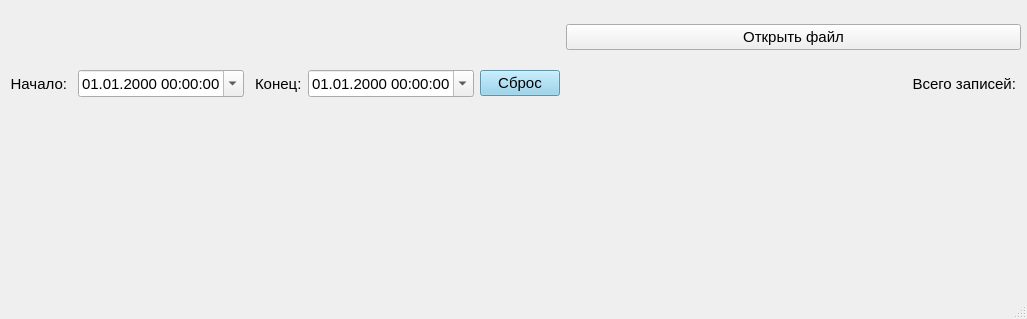
<?xml version="1.0" encoding="UTF-8"?>
<ui version="4.0">
 <class>MainWindow</class>
 <widget class="QMainWindow" name="MainWindow">
  <property name="geometry">
   <rect>
    <x>0</x>
    <y>0</y>
    <width>1027</width>
    <height>319</height>
   </rect>
  </property>
  <property name="sizePolicy">
   <sizepolicy hsizetype="MinimumExpanding" vsizetype="MinimumExpanding">
    <horstretch>0</horstretch>
    <verstretch>0</verstretch>
   </sizepolicy>
  </property>
  <property name="maximumSize">
   <size>
    <width>11777150</width>
    <height>16777215</height>
   </size>
  </property>
  <property name="font">
   <font>
    <pointsize>11</pointsize>
   </font>
  </property>
  <property name="windowTitle">
   <string>MainWindow</string>
  </property>
  <widget class="QWidget" name="centralwidget">
   <widget class="QWidget" name="gridLayoutWidget">
    <property name="geometry">
     <rect>
      <x>10</x>
      <y>10</y>
      <width>1011</width>
      <height>101</height>
     </rect>
    </property>
    <layout class="QGridLayout" name="gridLayout">
     <item row="1" column="2">
      <widget class="QDateTimeEdit" name="dateTimeEdit">
       <property name="enabled">
        <bool>true</bool>
       </property>
       <property name="sizePolicy">
        <sizepolicy hsizetype="Minimum" vsizetype="Fixed">
         <horstretch>0</horstretch>
         <verstretch>0</verstretch>
        </sizepolicy>
       </property>
       <property name="contextMenuPolicy">
        <enum>Qt::DefaultContextMenu</enum>
       </property>
       <property name="toolTipDuration">
        <number>-1</number>
       </property>
       <property name="wrapping">
        <bool>false</bool>
       </property>
       <property name="frame">
        <bool>true</bool>
       </property>
       <property name="displayFormat">
        <string>dd.MM.yyyy HH:mm:ss</string>
       </property>
       <property name="calendarPopup">
        <bool>true</bool>
       </property>
       <property name="currentSectionIndex">
        <number>0</number>
       </property>
      </widget>
     </item>
     <item row="0" column="1">
      <widget class="QLabel" name="label">
       <property name="sizePolicy">
        <sizepolicy hsizetype="Maximum" vsizetype="Preferred">
         <horstretch>0</horstretch>
         <verstretch>0</verstretch>
        </sizepolicy>
       </property>
       <property name="font">
        <font>
         <pointsize>11</pointsize>
        </font>
       </property>
       <property name="text">
        <string/>
       </property>
       <property name="indent">
        <number>5</number>
       </property>
      </widget>
     </item>
     <item row="0" column="6">
      <widget class="QPushButton" name="pushButton">
       <property name="sizePolicy">
        <sizepolicy hsizetype="Minimum" vsizetype="Fixed">
         <horstretch>0</horstretch>
         <verstretch>0</verstretch>
        </sizepolicy>
       </property>
       <property name="text">
        <string>Открыть файл</string>
       </property>
       <property name="icon">
        <iconset theme="open" resource="res_icon.qrc">
         <normaloff>:/open_icon.png.jpg</normaloff>:/open_icon.png.jpg</iconset>
       </property>
       <property name="iconSize">
        <size>
         <width>36</width>
         <height>36</height>
        </size>
       </property>
      </widget>
     </item>
     <item row="1" column="3">
      <widget class="QLabel" name="label_4">
       <property name="enabled">
        <bool>true</bool>
       </property>
       <property name="sizePolicy">
        <sizepolicy hsizetype="Maximum" vsizetype="Preferred">
         <horstretch>0</horstretch>
         <verstretch>0</verstretch>
        </sizepolicy>
       </property>
       <property name="font">
        <font>
         <pointsize>11</pointsize>
         <kerning>true</kerning>
        </font>
       </property>
       <property name="frameShape">
        <enum>QFrame::NoFrame</enum>
       </property>
       <property name="text">
        <string>Конец:</string>
       </property>
       <property name="alignment">
        <set>Qt::AlignLeading|Qt::AlignLeft|Qt::AlignVCenter</set>
       </property>
       <property name="indent">
        <number>5</number>
       </property>
      </widget>
     </item>
     <item row="1" column="4">
      <widget class="QDateTimeEdit" name="dateTimeEdit_2">
       <property name="displayFormat">
        <string>dd.MM.yyyy HH:mm:ss</string>
       </property>
       <property name="calendarPopup">
        <bool>true</bool>
       </property>
      </widget>
     </item>
     <item row="1" column="6">
      <widget class="QLabel" name="label_3">
       <property name="sizePolicy">
        <sizepolicy hsizetype="MinimumExpanding" vsizetype="Preferred">
         <horstretch>0</horstretch>
         <verstretch>0</verstretch>
        </sizepolicy>
       </property>
       <property name="font">
        <font>
         <pointsize>11</pointsize>
        </font>
       </property>
       <property name="text">
        <string>Всего записей:</string>
       </property>
       <property name="alignment">
        <set>Qt::AlignRight|Qt::AlignTrailing|Qt::AlignVCenter</set>
       </property>
       <property name="indent">
        <number>5</number>
       </property>
      </widget>
     </item>
     <item row="1" column="5">
      <widget class="QPushButton" name="pushButton_2">
       <property name="sizePolicy">
        <sizepolicy hsizetype="Minimum" vsizetype="Fixed">
         <horstretch>0</horstretch>
         <verstretch>0</verstretch>
        </sizepolicy>
       </property>
       <property name="styleSheet">
        <string notr="true">background-color: skyblue;</string>
       </property>
       <property name="text">
        <string>Сброс</string>
       </property>
      </widget>
     </item>
     <item row="1" column="1">
      <widget class="QLabel" name="label_2">
       <property name="sizePolicy">
        <sizepolicy hsizetype="Maximum" vsizetype="Preferred">
         <horstretch>0</horstretch>
         <verstretch>0</verstretch>
        </sizepolicy>
       </property>
       <property name="font">
        <font>
         <pointsize>11</pointsize>
        </font>
       </property>
       <property name="text">
        <string>Начало:</string>
       </property>
       <property name="alignment">
        <set>Qt::AlignRight|Qt::AlignTrailing|Qt::AlignVCenter</set>
       </property>
       <property name="indent">
        <number>5</number>
       </property>
      </widget>
     </item>
    </layout>
   </widget>
  </widget>
  <widget class="QStatusBar" name="statusbar"/>
  <widget class="QMenuBar" name="menubar">
   <property name="geometry">
    <rect>
     <x>0</x>
     <y>0</y>
     <width>1027</width>
     <height>26</height>
    </rect>
   </property>
   <property name="font">
    <font>
     <pointsize>11</pointsize>
    </font>
   </property>
  </widget>
 </widget>
 <resources>
  <include location="res_icon.qrc"/>
 </resources>
 <connections/>
</ui>
